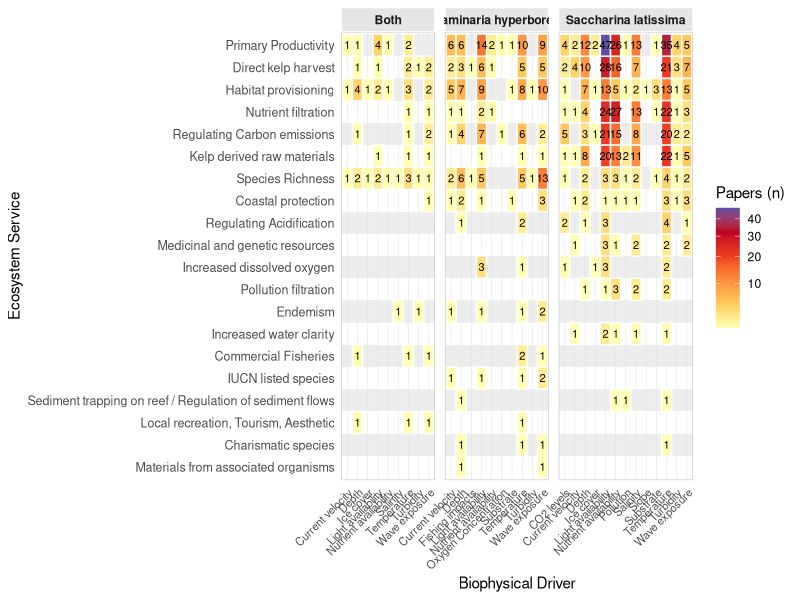

Write the R code that produced this figure.
# BH 07/05/2026 Plot_Biophysical_Drivers_VS_ES.R
#
# PURPOSE:
#   Generate a species heatmap comparing Biophysical Drivers
#   against Ecosystem Services (ES). This visualization identifies which
#   environmental drivers are most commonly studied in relation to each
#   ecosystem service across three kelp species groupings (Saccharina latissima,
#   Laminaria hyperborea, and Both).
#
# KEY FEATURES:
#   - Data reshaped from wide to long format
#   - Standardized biophysical driver categories
#   - Three-panel faceted plot (one per species group)
#   - Zebra shading for improved readability
#   - Heatmap tiles sized by sqrt(count) for visual emphasis on differences
#   - Color gradient from yellow (low) to purple (high)
#   - Vertical gridlines to aid cross-panel comparison
#
# OUTPUTS:
#   - Interactive heatmap visualization displayed in R
#   - Can be saved using ggsave() for PNG/PDF export
#
# USAGE:
#   Place Codebook_Kelp_Long.csv in working directory, then:
#   source("Plot_Biophysical_Drivers_VS_ES.R")
#
# NOTES:
#   - Tile counts represent the number of distinct studies (Study_no)
#   - Empty cells indicate no studies examining that driver-ES combination
#   - X-axis (drivers) automatically ordered by panel; Y-axis (ES) ordered
#     by total frequency (ascending) across all species
#   - Useful for identifying research gaps and research concentration areas
#   - Supports identification of species-specific driver-ES research patterns
# ============================================================================


library(tidyverse)
library(stringr)

# 1. Load Data
df <- read_csv("Codebook_Kelp_Long.csv")

# 2. Reshape and Clean
df_long <- df %>%
  pivot_longer(cols = starts_with("ES_Name"), values_to = "ES", names_to = "ES_col") %>%
  pivot_longer(cols = starts_with("Bio_physical_Driver"), values_to = "Driver", names_to = "Driver_col") %>%
  filter(!is.na(ES), !is.na(Driver), ES != "", Driver != "") %>%
  mutate(
    ES = str_trim(ES) %>% str_squish(),
    Driver = str_trim(Driver) %>% str_squish(),
    Species_Group = case_when(
      str_detect(`Kelp_species_mentioned`, regex("both", ignore_case = TRUE)) ~ "Both",
      str_detect(`Kelp_species_mentioned`, regex("saccharina|latissima|sac lat", ignore_case = TRUE)) ~ "Saccharina latissima",
      str_detect(`Kelp_species_mentioned`, regex("laminaria|hyperborea", ignore_case = TRUE)) ~ "Laminaria hyperborea",
      TRUE ~ "Other"
    )
  ) %>%
  filter(Species_Group != "Other")

# 3. Spelling Corrections & Consolidation
df_cleaned <- df_long %>%
  mutate(
    ES = case_when(
      str_detect(ES, "(?i)Primary Productivity") ~ "Primary Productivity",
      str_detect(ES, "(?i)Nutrient filtration") ~ "Nutrient filtration",
      TRUE ~ ES
    ),
    Driver = if_else(str_detect(Driver, "(?i)Nutrient"), "Nutrient availability", Driver)
  )

# 4. Aggregate
plot_data <- df_cleaned %>%
  group_by(Species_Group, Driver, ES) %>%
  summarise(count = n_distinct(Study_no), .groups = 'drop')

# Order ES (Y-axis) and Drivers (X-axis)
es_order <- plot_data %>% group_by(ES) %>% summarise(total = sum(count)) %>% arrange(total) %>% pull(ES)
plot_data$ES <- factor(plot_data$ES, levels = es_order)

# Zebra Shading Data
shading_data <- tibble(ES = levels(plot_data$ES)) %>%
  mutate(y_idx = row_number()) %>%
  filter(y_idx %% 2 == 0) %>%
  mutate(ymin = y_idx - 0.5, ymax = y_idx + 0.5)

# 5. Final Plot with Vertical Lines
ggplot() +
  # 1. Background Zebra Stripes (Horizontal detailing)
  geom_rect(data = shading_data, aes(xmin = -Inf, xmax = Inf, ymin = ymin, ymax = ymax),
            fill = "grey90", alpha = 0.7, inherit.aes = FALSE) +
  # 2. Heatmap Tiles (White borders create the "cells")
  geom_tile(data = plot_data, aes(x = Driver, y = ES, fill = count), color = "white", size = 0.5) +
  # 3. Numeric labels
  geom_text(data = plot_data, aes(x = Driver, y = ES, label = count), size = 2.8) +
  # 4. Color Scale
  scale_fill_gradientn(colours = c("#FFFFB2", "#FECC5C", "#FD8D3C", "#F03B20", "#BD0026", "#5E4FA2"),
                        name = "Papers (n)", trans = "sqrt") +
  # 5. Facet by Species
  facet_grid(. ~ Species_Group, scales = "free_x", space = "free_x") +
  theme_minimal() +
  labs(title =,
       x = "Biophysical Driver", y = "Ecosystem Service") +
  theme(
    axis.text.x = element_text(angle = 45, hjust = 1, size = 8),
    axis.text.y = element_text(size = 9),
    strip.background = element_rect(fill = "grey90", color = "white"),
    strip.text = element_text(face = "bold"),
    # ADDING THE VERTICAL DETAILING HERE:
    panel.grid.major.x = element_line(color = "grey90", size = 0.2),
    panel.grid.major.y = element_blank(),
    panel.grid.minor = element_blank(),
    panel.spacing = unit(0.5, "lines"),
    # Ensure the panel border is visible to separate species clearly
    panel.border = element_rect(color = "grey80", fill = NA, size = 0.5)
  )
